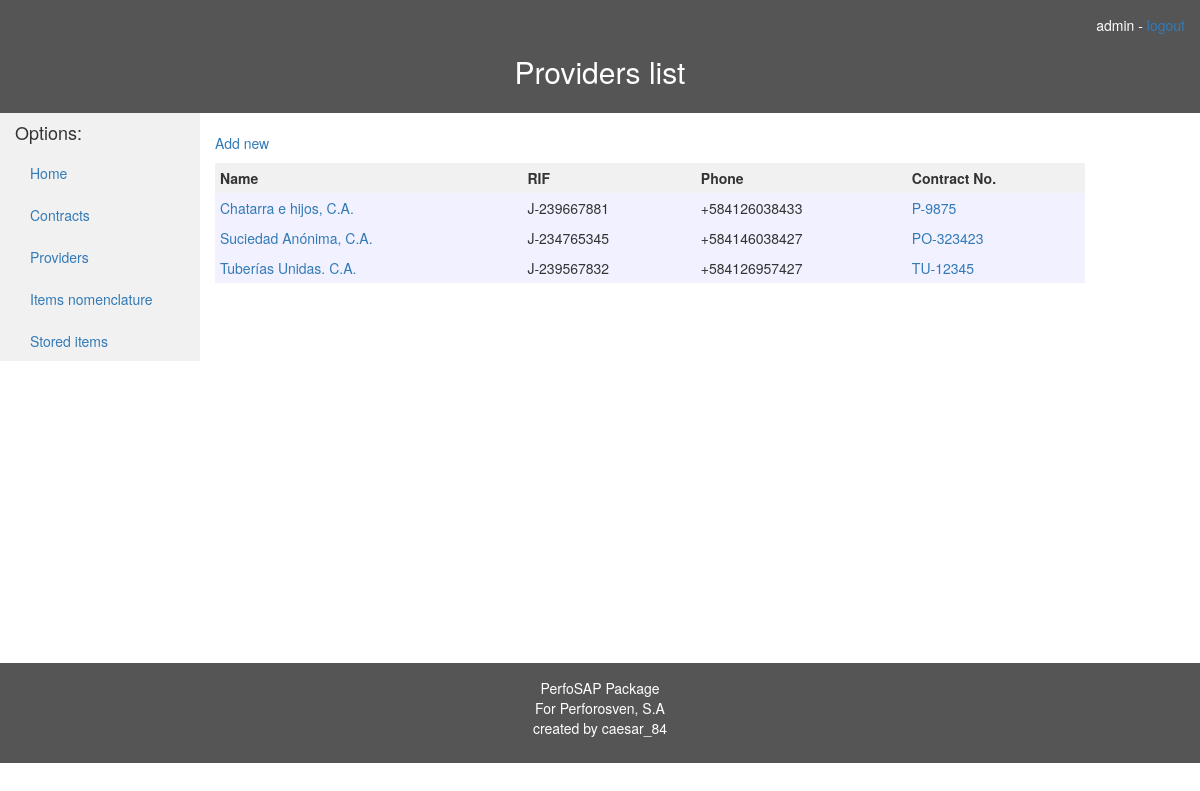
Before: /almacen/providers/ (signed in) with the older database file.
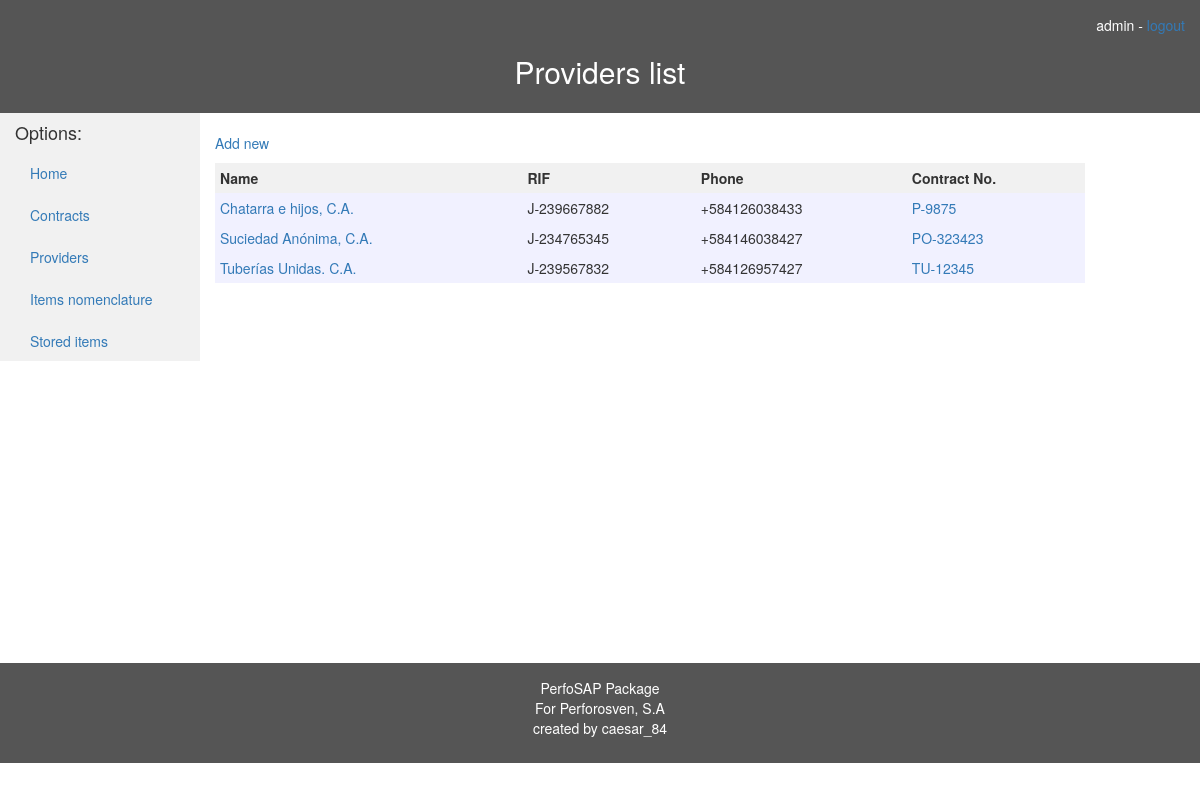
After: the same page with the newer database file.
### almacen/models.py (models this page shows, shortened)
class LegalEntity(models.Model):
    name = models.CharField(max_length=100, help_text="Name")
    rif = models.CharField(max_length=11, help_text="RIF")
    address = models.TextField(help_text="Address")
    phone_num = models.CharField(max_length=15, help_text="Phone number")

class Provider(LegalEntity):
    contract = models.ForeignKey(Contract)
    class Meta:
        ordering = ["name"]

class LegalEntity(models.Model):
    name = models.CharField(max_length=100, help_text="Name")
    rif = models.CharField(max_length=11, help_text="RIF")
    address = models.TextField(help_text="Address")
    phone_num = models.CharField(max_length=15, help_text="Phone number")

class Contract(models.Model):
    name = models.CharField(max_length=100, help_text="Name")
    number = models.CharField(max_length=50, help_text="Contract number")
    description = models.TextField(help_text="Contract description")
    start_date = models.DateField(help_text="Start date")
    expiry_date = models.DateField(help_text="Expiry date")
    class Meta:
        ordering = ["-expiry_date", "start_date", "name"]

### almacen/views.py (the view)
@method_decorator(login_required, name='dispatch')
class ProviderListView(generic.ListView):
    model = Provider
    paginate_by = 10

### almacen/templates/almacen/provider_list.html (shortened to what this page needs)
{% extends 'base_template.html' %}
{% block header %}
    <h2 id="center">Providers list </h2>
{% endblock %}
{% block content %}
    <p><a href="{% url 'almacen:new-provider' %}">Add new</a></p>
    {% if provider_list %}
        <table style="width:100%">
            <tr>
                <th>Name</th>
                <th>RIF</th>
                <th>Phone</th>
                <th>Contract No.</th>
            </tr>
            {% for provider in provider_list %}
                <tr>
                    <td>
                        <a href="{% url 'almacen:provider-detail' provider.pk %}"> {{ provider.name }} </a>
                    </td>
                    <td>{{ provider.rif }}</td>
                    <td>{{ provider.phone_num }}</td>
                    <td>
                        <a href="{% url 'almacen:contract-detail' provider.contract.pk %}"> {{ provider.contract.number }} </a>
                    </td>
                </tr>
            {% endfor %}
        </table>
    {% endif %}
{% endblock %}

### almacen/templates/base_template.html (shortened to what this page needs)
<!DOCTYPE html>
<html lang="en">
<head>
    <link rel="stylesheet" href="https://maxcdn.bootstrapcdn.com/bootstrap/3.3.7/css/bootstrap.min.css"/>
    {% load static %}
    <link rel="stylesheet" href="{% static 'css/styles.css' %}">
</head>
<body>
<header id="center">
    <div style="text-align: right">
        {% if user.is_authenticated %}
            {{ user.get_username }}
            -
            <a href="{% url 'logout' %}?next={{ request.path }}">logout</a>
        {% else %}
            <p><a href="{% url 'login' %}?next={{ request.path }}">Login</a></p>
        {% endif %}
        {% block header %} {% endblock %}
    </div>
</header>
<div class="container-fluid">
    <div class="content">
        <div class="row">
            <div class="col-sm-2 sidenav">
                <h4>Options: </h4>
                {% block sidebar %}
                    <ul class="nav nav-pills nav-stacked">
                        <li><a href="{% url 'almacen:index' %}">Home</a></li>
                        <li><a href="{% url 'almacen:contracts' %}">Contracts</a></li>
                        <li><a href="{% url 'almacen:providers' %}">Providers</a></li>
                        <li><a href="{% url 'almacen:items' %}">Items nomenclature</a></li>
                        <li><a href="{% url 'almacen:storeditems' %}">Stored items</a></li>
                    </ul>
                {% endblock %}
            </div>
            <div class="col-sm-9 ">
                <br>
                {% block content %}{% endblock %}
            </div>
        </div>
    </div>
</div>
<footer id="center" class="container-fluid">
    <p>
        PerfoSAP Package<br>
        For Perforosven, S.A<br>
        created by caesar_84
    </p>
</footer>
</body>
</html>

### almacen/static/css/styles.css (style rules this page uses)
header, footer { background-color: #555; color: white; padding: 15px; }
.sidenav { background-color: #f1f1f1; height: 100%; }
.content { height: 550px }
#center { text-align: center }
th, td { padding: 5px }
th { background-color:#f1f1f1 }
tr { background-color:#f1f1ff }

Changed rows visible on the page:
changed through a linked row, Provider "Chatarra e hijos, C.A.": rif "J-239667881" → "J-239667882"
